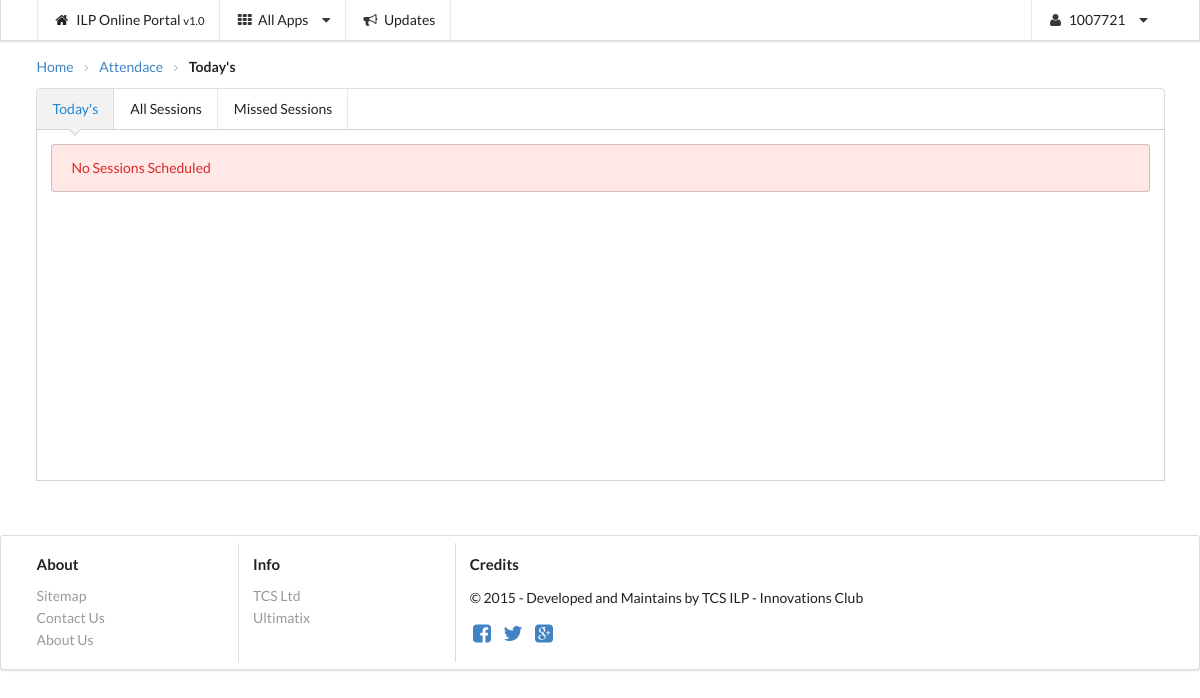
Before: /attendance/ (signed in) with the older database file.
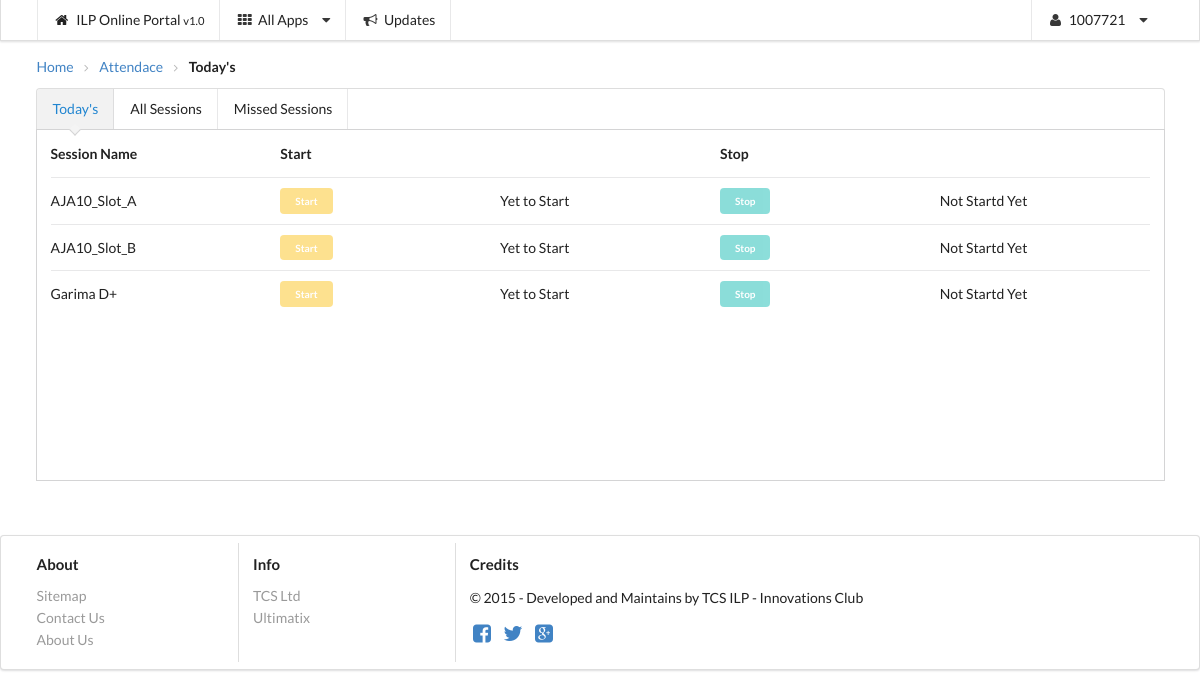
After: the same page with the newer database file.
### Auth/models.py (models this page shows, shortened)
class ILPUser(AbstractBaseUser):
    EmpNo = models.IntegerField(
        verbose_name = "TCS Employee ID",
        unique = True,
    )
    FirstName = models.CharField(
        max_length=100,
        verbose_name = "First Name",
    )
    LastName = models.CharField(
        max_length=100,
        verbose_name = "Last Name",
    )
    Email = models.EmailField(
        verbose_name = "Employee Email Id",
        max_length = 100,
    )
    DoB = models.DateField(
        verbose_name = "Date of Birth",
    )
    gender_labels = (
        ("M", "Male"),
        ("F", "Female"),
    )
    Gender = models.CharField(
        max_length=1,
        choices=gender_labels,
        verbose_name = "Gender",
    )
    profile_labels = (
        ("Participant", "Participant"),
        ("Lead", "Lead"),
        ("Support", "Support")
    )
    Profile = models.CharField(
        max_length=11,
        choices=profile_labels,
        verbose_name = "Employee Profile",
    )
    Mobile = models.CharField(
        max_length=11,
        null = True,
        verbose_name = "Employee Mobile No",
    )
    is_active = models.BooleanField(
        default=True,
        verbose_name = "Is Active User",
    )
    is_admin = models.BooleanField(
        default=False,
        verbose_name = "Is Admin",
    )
    objects = UserManager()
    USERNAME_FIELD = 'EmpNo'
    REQUIRED_FIELDS = ['FirstName', 'LastName', 'Email', 'DoB', 'Gender', 'Profile']

### Schedule/models.py (models this page shows, shortened)
class Session(models.Model):
	session_name = models.CharField(
		verbose_name = "Schedule Name",
		max_length = 50,
	)
	incharge = models.ManyToManyField(ILPUser)
	lg_id = models.ForeignKey('ILP.LG')
	time_slot = models.ForeignKey('TimeSlot')
	date = models.DateField(
		verbose_name = "Date",
    )

class ExtraSlot(models.Model):
	participant_id = models.ForeignKey(ILPUser)
	time_slot = models.ForeignKey('TimeSlot')
	date = date = models.DateField(
		verbose_name = "Date",
    )

class TimeSlot(models.Model):
	slot_name = models.CharField(
		verbose_name = "Time Slot Name",
		max_length = 50,
	)
	start_time = models.TimeField(
		verbose_name = "Time Slot Start Time",
	)
	end_time = models.TimeField(
		verbose_name = "Time Slot End Time",
	)
	is_break = models.BooleanField(
		default=False,
		verbose_name = "Is a Break ?",
    )

### Attendance/views.py (the view)
@auth
def AttendaceView(request):
	return render(request, "Attendance/home.html", get_attendance_context(request))

### Attendance/views.py (called while the page is built)
def get_attendance_context(request):
	participant_profile = Participant.objects.get(participant_id = request.user)
	general_sessions = Session.objects.filter(lg_id = participant_profile.lg_id, date=datetime.date.today())
	extra_slots = ExtraSlot.objects.filter(participant_id=request.user,date=datetime.date.today())
	context = {
		"participant_profile" : participant_profile ,
		"general_sessions": get_all_sessions_info(request,Session, "session" ),
		"extra_slots" : get_all_sessions_info(request, ExtraSlot, "extra_slot" ),
	 }
	return context

### Templates/Attendance/home.html (shortened to what this page needs)
{% extends "base.html" %}
{% block main %}
<div class="ui breadcrumb">
  <a class="section">Home</a>
  <i class="right angle icon divider"></i>
  <a class="section">Attendace</a>
  <i class="right angle icon divider"></i>
  <div class="active section">Today's</div>
</div>
<div class="ui  grid " >
  <div class="row">
    <div class="sixteen wide column">
		<div class="ui  pointing top attached menu blue">
		  <a class="item active">Today's</a>
		  <a class="item">All Sessions</a>
		  <a class="item">Missed Sessions</a>
		</div>
		<div class="ui attached segment" style="min-height:352px;">
		  {% if general_sessions  or  extra_slots %}
		  <table class="ui five column table very basic ">
			  <thead>
				<tr><th>Session Name</th>
				<th colspan="2">Start</th>
				<th colspan="2">Stop</th>
			  </tr></thead>
			  <tbody>
			   {% for one_session in general_sessions %}
				<tr>
				  <td>{{ one_session.session.session_name }}</td>
				  {% ifequal one_session.started_flag "Yet to Start" %}
				  <td><a href="#" class="ui button yellow mini disabled">Start</a></td>
				  <td>Yet to Start</td>
				  {% endifequal %}
                  {% ifequal one_session.stop_flag "Not Startd Yet" %}
				  <td><a href="#" class="ui button teal mini disabled">Stop</a></td>
				  <td>Not Startd Yet</td>
				  {% endifequal %}
				</tr>
				{% endfor %}
				{% for extra in extra_slots %}
				<tr>
				  <td> {{ extra.extra_slot.time_slot.slot_name }}</td>
				  {% ifequal extra.started_flag "Yet to Start" %}
				  <td><a href="#" class="ui button yellow mini disabled">Start</a></td>
				  <td>Yet to Start</td>
				  {% endifequal %}
                  {% ifequal extra.stop_flag "Not Startd Yet" %}
				  <td><a href="#" class="ui button teal mini disabled">Stop</a></td>
				  <td>Not Startd Yet</td>
				  {% endifequal %}
				</tr>
				{% endfor %}
			  </tbody>
			</table>
			{% else %}
			<div class="ui message red">No Sessions Scheduled</div>
			{% endif %}
		</div>
    </div>
  </div>
</div>
{% endblock %}

### Templates/base.html (shortened to what this page needs)
<!DOCTYPE html>
<html>
  <head>
    <link rel="stylesheet" type="text/css" href="{{ STATIC_URL }}assets/font_style.css">
    <link rel="stylesheet" type="text/css" href="{{ STATIC_URL }}assets/semantic.min.css">
  </head>
  <body>
    <div class="ui fixed menu">
      <div class="ui container">
	<a class="item {% block home_active %}{% endblock %}" href="/">
	  <div class="header">
	    <i class="home icon"></i> ILP Online Portal <small>v1.0</small>
	  </div>
	</a>
	<div class="ui simple dropdown item">
	  <i class="grid layout icon"></i> All Apps <i class="dropdown icon"></i>
	</div>
	<a class="item"> <i class="announcement icon"></i> Updates  </a>
	<div class="ui simple dropdown  right item">
	  <i class="icon user"></i>
	  {{ user.EmpNo }}
	  <i class="dropdown icon"></i>
	</div>
      </div>
    </div>
    <br><br><br>
    <div class="ui container">
      {% block main %}
      {% endblock %}
    </div>
    <br><br>
    <div class="ui  padded   segment">
      <div class="ui  container  divided equal height  grid">
	<div class="three wide column">
	  <h4 class="ui  header">About</h4>
	  <div class="ui  link list">
	    <a href="#" class="item">Sitemap</a> <a href="#" class="item">Contact
	      Us</a> <a href="#" class="item">About Us </a>
	  </div>
	</div>
	<div class="three wide column">
	  <h4 class="ui  header">Info</h4>
	  <div class="ui  link list">
	    <a href="#" class="item">TCS Ltd</a> <a href="#" class="item">
	      Ultimatix</a>
	  </div>
	</div>
	<div class="seven wide column">
	  <h4 class="ui  header">Credits</h4>
	  <p>&copy; 2015 - Developed and Maintains by TCS ILP - Innovations
	    Club</p>
	  <a href="#"><i class="facebook square icon large"></i></a>
	  <a href="#"><i class="twitter icon large"></i></a>
	  <a href="#"><i class="google plus square icon large"></i></a>
	</div>
      </div>
    </div>
  </body>
</html>

Changed rows visible on the page:
now on this page (row edited): Session: session.session_name "AJA10_Slot_A"
now on this page (row edited): Session: session.session_name "AJA10_Slot_B"
now on this page (row edited): ExtraSlot: extra_slot.time_slot.slot_name "Garima D+"
Other visible differences:
text no longer shown: "No Sessions Scheduled"
text now shown: "Session Name Start Stop"
